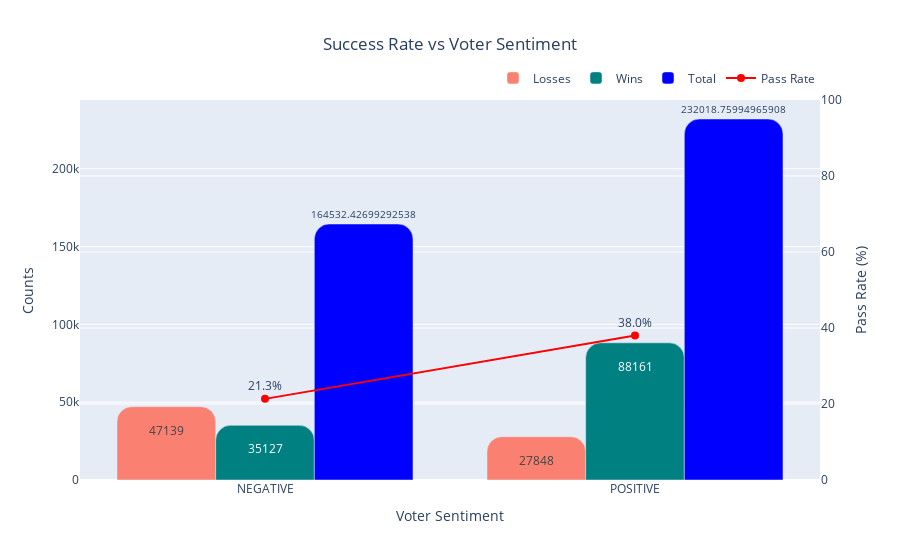

The notebook cell this image was saved under:
### Code cell
fig = go.Figure(
    data=[
        # Bar for Losses
        go.Bar(
            x=df_g['sentiment_vader'],
            y=df_g['neg'],
            name="Losses",
            text=df_g['neg'],
            textposition='inside',
            marker=dict(color="salmon")
        ),
        # Bar for Wins
        go.Bar(
            x=df_g['sentiment_vader'],
            y=df_g['pos'],
            name="Wins",
            text=df_g['pos'],
            textposition='inside',
            marker=dict(color="teal")
        ),
        # Bar for Totals
        go.Bar(
            x=df_g['sentiment_vader'],
            y=df_g['Total'],
            name="Total",
            text=df_g['Total'],
            textposition='outside',
            marker=dict(color="blue")
        ),
    ],
    layout=dict(bargap=0.2,barcornerradius=15)
)

# Overlay line graph for Pass Rate
fig.add_trace(
    go.Scatter(
        x=df_g2['sentiment_vader'],
        y=df_g2['Pass Rate'] * 100,  # Convert to percentage
        mode="lines+markers+text",
        name="Pass Rate",
        text=[f"{pr * 100:.1f}%" for pr in df_g2["Pass Rate"]],
        textposition="top center",
        line=dict(color="red", width=2),
        marker=dict(color="red", size=8),
        yaxis="y2"
    )
)

# Update layout
fig.update_layout(
    title=dict(
        text="Success Rate vs Voter Sentiment",
        x=0.5,
        xanchor="center"
    ),
    xaxis=dict(
        title="Voter Sentiment"
    ),
    yaxis=dict(
        title="Counts",
        side="left"
    ),
    yaxis2=dict(
        title="Pass Rate (%)",
        overlaying="y",
        side="right",
        range=[0, 100],
        tickformat=".0f"
    ),
    barmode="group",
    legend=dict(orientation="h", yanchor="bottom", y=1.02, xanchor="right", x=1)
)

# Save and show
pio.write_html(fig, file="res/Plots/pass_rates_positive_negative_vader.html", auto_open=False)
fig.show()

### Figure 1 — Plotly figure (JSON) as saved in the notebook; plotly's stock layout.template omitted (floating-point values rounded to 4 significant figures)
{"data": [{"marker": {"color": "salmon"}, "name": "Losses", "text": [47139, 27848], "textposition": "inside", "type": "bar", "x": ["NEGATIVE", "POSITIVE"], "y": [47139, 27848]}, {"marker": {"color": "teal"}, "name": "Wins", "text": [35127, 88161], "textposition": "inside", "type": "bar", "x": ["NEGATIVE", "POSITIVE"], "y": [35127, 88161]}, {"marker": {"color": "blue"}, "name": "Total", "text": [164500.0, 232000.0], "textposition": "outside", "type": "bar", "x": ["NEGATIVE", "POSITIVE"], "y": [164500.0, 232000.0]}, {"line": {"color": "red", "width": 2}, "marker": {"color": "red", "size": 8}, "mode": "lines+markers+text", "name": "Pass Rate", "text": ["21.3%", "38.0%"], "textposition": "top center", "type": "scatter", "x": ["NEGATIVE", "POSITIVE"], "y": [21.35, 38.0], "yaxis": "y2"}], "layout": {"barcornerradius": 15, "bargap": 0.2, "barmode": "group", "legend": {"orientation": "h", "x": 1, "xanchor": "right", "y": 1.02, "yanchor": "bottom"}, "title": {"text": "Success Rate vs Voter Sentiment", "x": 0.5, "xanchor": "center"}, "xaxis": {"title": {"text": "Voter Sentiment"}}, "yaxis": {"side": "left", "title": {"text": "Counts"}}, "yaxis2": {"overlaying": "y", "range": [0, 100], "side": "right", "tickformat": ".0f", "title": {"text": "Pass Rate (%)"}}}}
